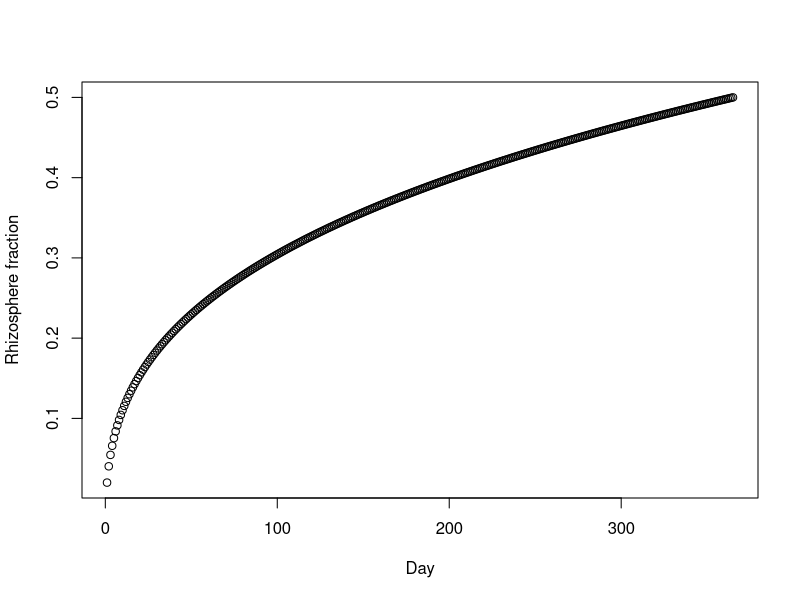
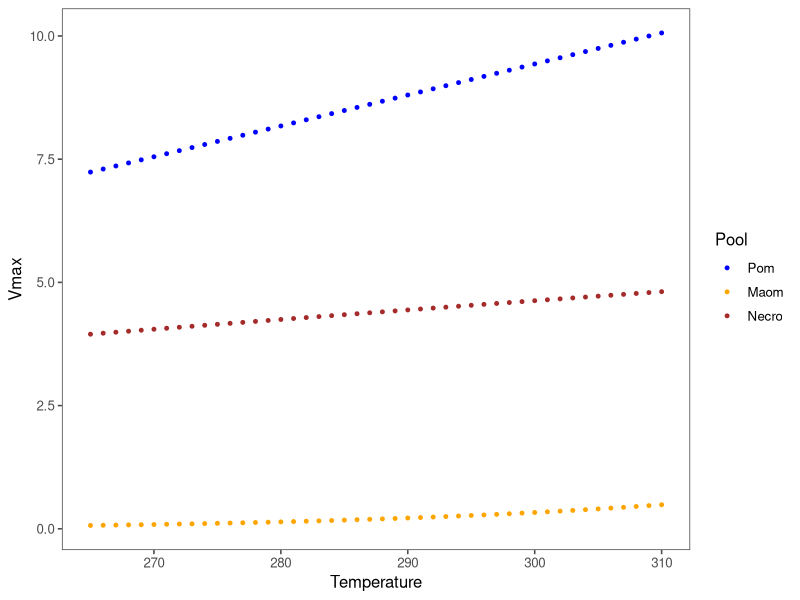
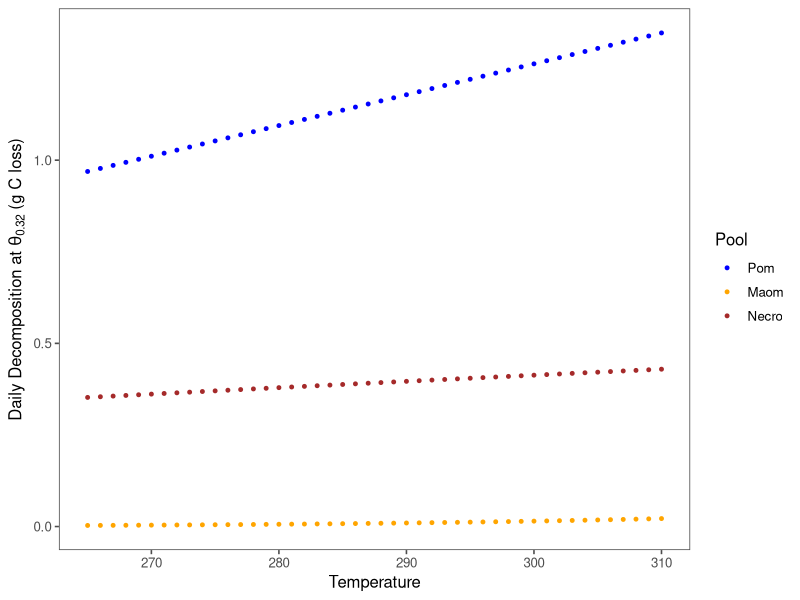
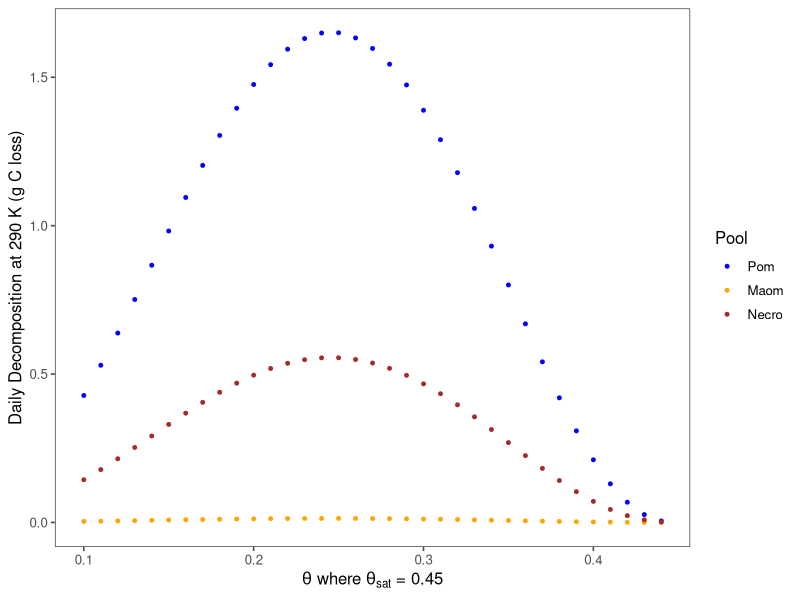
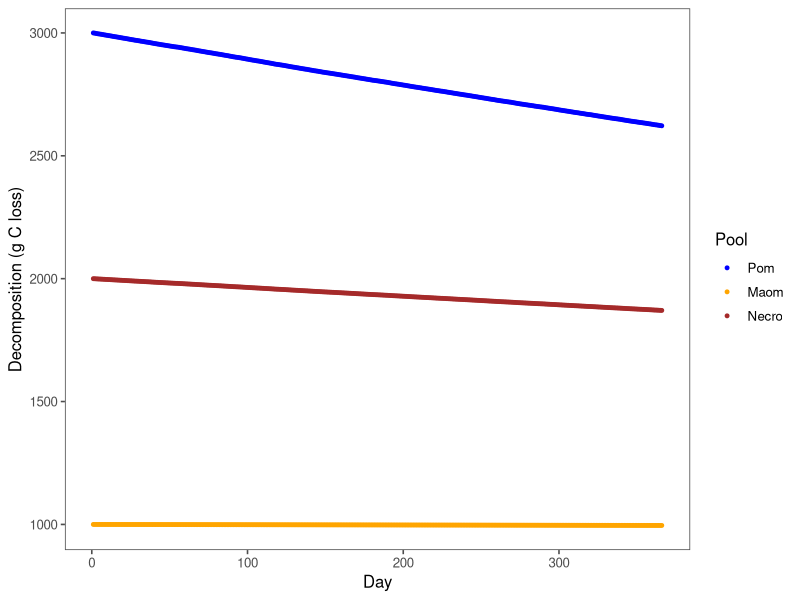
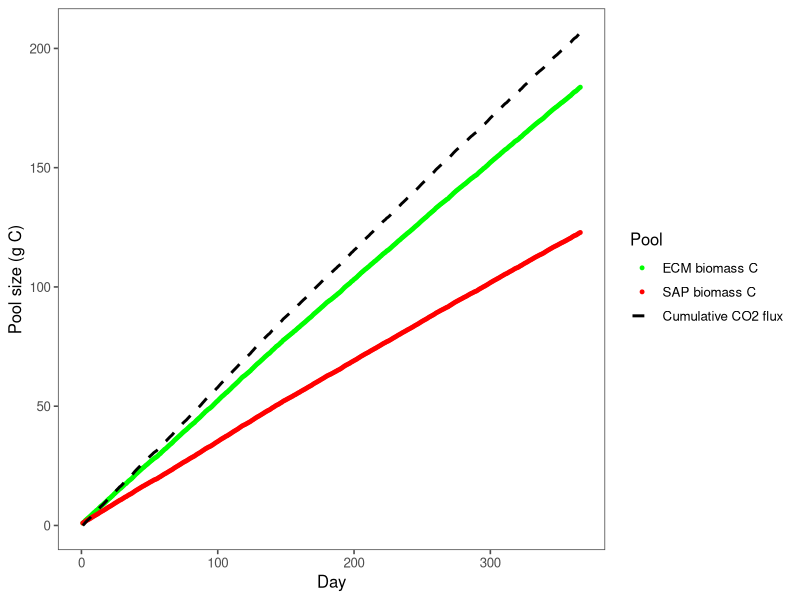

Write R code to recreate these figures, in order.
## ---- chunk 1

# load packages and set random seed
packages <- c("ggplot2", "ggthemes", "scales")
#lapply(packages, install.packages, character.only = TRUE)
lapply(packages, library, character.only = TRUE)
set.seed(35)
## ---- chunk 2

# initial C pool sizes - p = pom, m = maom, n = necromass
cpools <- data.frame(
                    "bulkpc" = 3,        # bulk C pool size
                    "bulkmc" = 1,        # 
                    "bulknc" = 2,        #
                    "ecmmbc" = 0.001,    # ECM microbial biomass C pool size
                    "sapmbc" = 0.001,    # SAP microbial biomass C pool size
                    "cumco2" = 0         # cumulative CO2 flux
)
  
# daily temperature (temp) and vwc (theta)
dat <- data.frame(
                  "day"  = c(1:365),
                  "temp" = rnorm(365, 296.10, 0.2), 
                  "theta"= rnorm(365, 0.33, 0.01)
)
head(dat)
## ---- chunk 3

# set parameters
theta <- 0.32                          # volumetric water content (vwc)
thetasat <- 0.45                       # vwc at field capacity
minrhiz <- 0.02                        # min fraction of soil that is rhizosphere
maxrhiz <- 0.5                         # max fraction of soil that is rhizosphere
startday <- 1                          # day to start
endday <- 365                          # day to end
yrtoday <- 1/365                       # conversion factor for year to daily step
chem_types <- c('Pom','Maom','Necro')  # pool names
params <- data.frame(
                    "Vmaxref_Pom" = 9.0,              # relative max decomp rate
                    "Vmaxref_Maom" = 0.25,            # ''
                    "Vmaxref_Necro"= 4.5,             # ''
                    "Ea_Pom" = 5e3,                   # enzyme affinity
                    "Ea_Maom" = 30e3,                 # ''
                    "Ea_Necro"= 3e3,                  # ''
                    "kC_Pom" = 0.01,                  # Michaelis constant
                    "kC_Maom" = 0.01,                 # ''
                    "kC_Necro"= 0.01,                 # ''
                    
                    "gas_diffusion_exp" = 0.6,        # not used
                    "minNecrobeC" = 1e-3,             # not used
                    "Tmic"= 0.25,                     # not used
                    "et" = 0.6,                       # not used
                    
                    "eup_Pom" = 0.6,                  # C uptake efficiency
                    "eup_Maom"= 0.1,                  # ''
                    "eup_Necro" = 0.6,                # ''
                    "ecm_advantage" = 0.6,            # competitive advangtage of ECM
                    
                    "frac_N_turnover_min" = 0.2,      # not used
                    "protection_rate_Pom" = 0.7,      # not used
                    "protection_rate_Maom" = 0.001,   # not used
                    "protection_rate_Necro" = 4.0,    # not used
                    "nup_Pom" = 0.3,                  # not used
                    "nup_Maom" = 0.3,                 # not used
                    "nup_Necro" = 0.3,                # not used
                    "CN_Necrobe" = 7,                 # not used
                    "max_immobilization_rate" = 3.65, # not used
                    "substrate_diffusion_exp" = 1.5,  # not used
                    "new_resp_units" = TRUE,          # not used
                    "iN_loss_rate" = 5.0,             # not used
                    "frac_turnover_Maom" = 0.2        # not used
)
# replaced the following parameter after "eup_Necro":
#"tProtected" = 100.0,

params[,1:5]
## ---- chunk 4

# rhizosphere fraction of potted plant - function of day, scaled to min and max rhizosphere size
rhizfrac <- function(x) {
  expo <- 1/3
  frng <- c(startday ^ expo, endday ^ expo)
  rhizfrac <- x ^ expo 
  rhizfrac <- rescale(rhizfrac, to = c(minrhiz, maxrhiz), from = frng)
  return(rhizfrac)
}

# plot rhizosphere function
plot(rhizfrac(day) ~ day, data = dat, ylab = "Rhizosphere fraction", xlab = "Day")
## ---- chunk 5

# Vmax - function of temperature, the universal gas constant (J/mol.K), vmaxref, and affinity
Vmax <- function (T, params, Tref=293.15, Rugas=8.314472) {
  Vmax <- data.frame(
                    params[paste('Vmaxref_', chem_types, sep = '')] * 
                    exp(-params[paste('Ea_', chem_types, sep = '')] * (1.0 / (Rugas * T) - 1.0 / (Rugas * Tref)))
                    )
  names(Vmax) <- chem_types
  return(Vmax)
}

# calculate Vmax for a span of temperatures
t <- c(265:310)
vm <- data.frame(Pom = rep(0, length(t)), Maom = rep(0, length(t)), Necro = rep(0, length(t)))
for (i in 1:length(t)) {
  vm[i,] <- Vmax(t[i], params)[1,]
}
vm <- cbind(t, vm)

# plot vmax ~ temperature
vp <- ggplot(data = vm) +
      geom_point(aes(x = t, y = Pom, color = "blue"),
            alpha = 1,
            size = 1) +
      geom_point( aes(x = t, y = Maom, color = "orange"),
            alpha = 1,
            size = 1) +
      geom_point(aes(x = t, y = Necro, color = "brown"),
            alpha = 1,
            size = 1) +
     labs(y = "Vmax",
          x = "Temperature")+
     scale_color_identity(name = "Pool",
                          breaks = c("blue", "orange", "brown"),
                          labels = c("Pom", "Maom", "Necro"),
                          guide = "legend")
vp + theme_few()
## ---- chunk 6

# decomposition rate - function of Vmax, theta, thetasat, C pool size, mic. biomass, and year to day scalar
decomp <- function(T, theta, thetasat, cpools, params, yrtoday, Tref=293.15, Rugas=8.314472) {
   # Vmax * (theta scalar * c pools scaled by mic. biomass C) * annual to daily scalar
    (
      params[paste('Vmaxref_', chem_types, sep = '')] * 
      exp(-params[paste('Ea_', chem_types, sep = '')] * 
      (1.0 / (Rugas * T) - 1.0 / (Rugas * Tref)))
    ) * 
    (
    ((theta / thetasat) ^ 3) * ((1 - (theta / thetasat)) ^ 2.5) * 
      (cpools[, 1:3] * (((cpools[, 4] + cpools[, 5]) / cpools[, 1:3]) / ((cpools[, 4] + cpools[, 5]) / cpools[, 1:3]) + params[,7:9]))
    ) *
    yrtoday
}

# calculate decomp for a span temperatures
vm2 <- (vm[,1])
dec <- data.frame(
                  bulkpc= rep(0, length(vm2)), 
                  bulkmc = rep(0, length(vm2)), 
                  bulknc = rep(0, length(vm2))
                  )
for (i in 1:length(vm[,1])) {
  dec[i,] <- decomp(vm2[i],theta, thetasat, cpools, params, yrtoday, Tref=293.15, Rugas=8.314472)
}
dec <- cbind(vm$t, dec)
colnames(dec)[1] <- "t"

# plot decomp ~ temperature
dp <- ggplot(data = dec) +
      geom_point(aes(x = t, y = bulkpc * 1000, color = "blue"),
            alpha = 1,
            size = 1) +
      geom_point(aes(x = t, y = bulkmc * 1000, color = "orange"),
            alpha = 1,
            size = 1) +
       geom_point(aes(x = t, y = bulknc * 1000, color = "brown"),
            alpha = 1,
            size = 1) +
     labs(y = expression(paste("Daily Decomposition at ", 
                    theta[0.32],
                    " (g C loss)", sep = "")),
          x = "Temperature")+
     scale_color_identity(name = "Pool",
                          breaks = c("blue", "orange", "brown"),
                          labels = c("Pom", "Maom", "Necro"),
                          guide = "legend")
dp + theme_few()

# calcuate decomp ~ theta
th <- seq(0.1, 0.55, 0.01)
t <- rep(290, length(th))
decth <- data.frame(
                  bulkpc= rep(0, length(th)), 
                  bulkmc = rep(0, length(th)), 
                  bulknc = rep(0, length(th))
                  )
for (i in 1:length(th)) {
  decth[i,] <- decomp(t[i],th[i], thetasat, cpools, params, yrtoday, Tref=293.15, Rugas=8.314472)
}
decth <- cbind(th, decth)

# plots decomp ~ theta
dt <- ggplot(data = decth[1:35,]) +
      geom_point(aes(x = th, y = bulkpc * 1000, color = "blue"),
            alpha = 1,
            size = 1) +
      geom_point(aes(x = th, y = bulkmc * 1000, color = "orange"),
            alpha = 1,
            size = 1) +
       geom_point(aes(x = th, y = bulknc * 1000, color = "brown"),
            alpha = 1,
            size = 1) +
     labs(y = "Daily Decomposition at 290 K (g C loss)",
          x = expression(paste(theta, " where ", theta[sat], " = 0.45", sep = "")))+
     scale_color_identity(name = "Pool",
                          breaks = c("blue", "orange", "brown"),
                          labels = c("Pom", "Maom", "Necro"),
                          guide = "legend")
dt + theme_few()
## ---- chunk 7

# model loop
modcpools <- data.frame("bulkpc" = rep(0, length(dat[,1])), 
                        "bulkmc" = rep(0, length(dat[,1])),
                        "bulknc" = rep(0, length(dat[,1])),
                        "ecmmbc" = rep(0, length(dat[,1])),
                        "sapmbc" = rep(0, length(dat[,1])),
                        "cumco2" = rep(0, length(dat[,1]))
                        )
modcpools[1,] <- cpools[1,]
for (i in 1:length(dat[,1])) {
  # calculate overall decomp
  deco <- decomp(dat$temp[i], dat$theta[i], thetasat, 
                 modcpools[i,], params, yrtoday, Tref=293.15, Rugas=8.314472)
  
  # calculate soil pool size
  modcpools[i+1, 1:3] <- modcpools[i, 1:3] - deco
  
  # calculate microbial uptake
  puptk <- deco[,1] * params$eup_Pom
  muptk <- deco[,2] * params$eup_Maom
  nuptk <- deco[,3] * params$eup_Necro
  tuptk <- sum(puptk, muptk, nuptk)
  modcpools$ecmmbc[i+1] <- modcpools$ecmmbc[i] + (tuptk * params$ecm_advantage)
  modcpools$sapmbc[i+1] <- modcpools$sapmbc[i] + (tuptk * (1-params$ecm_advantage))
   
  # calculate cumulative CO2 flux
  modcpools$cumco2[i+1] <- modcpools$cumco2[i] + (sum(deco) - tuptk)
}
modcpools <- cbind(1:366, modcpools)
colnames(modcpools)[1] <- "day"
## ---- chunk 8

# plot model results for soil pools
dt <- ggplot(data = modcpools) +
      geom_point(aes(x = day, y = bulkpc * 1000, color = "blue"),
            alpha = 1,
            size = 1) +
      geom_point(aes(x = day, y = bulkmc * 1000, color = "orange"),
            alpha = 1,
            size = 1) +
       geom_point(aes(x = day, y = bulknc * 1000, color = "brown"),
            alpha = 1,
            size = 1) +
     labs(y = "Decomposition (g C loss)",
          x = "Day")+
     scale_color_identity(name = "Pool",
                          breaks = c("blue", "orange", "brown"),
                          labels = c("Pom", "Maom", "Necro"),
                          guide = "legend")
dt + theme_few()

# plot model results for microbe pools and co2
dt <- ggplot(data = modcpools) +
      geom_point(aes(x = day, y = ecmmbc * 1000, color = "green"),
            alpha = 1,
            size = 1) +
      geom_point(aes(x = day, y = sapmbc * 1000, color = "red"),
            alpha = 1,
            size = 1) +
       geom_line(aes(x = day, y = cumco2 * 1000, color = "black"),
            alpha = 1,
            size = 1,
            linetype = "dashed") +
     labs(y = "Pool size (g C)",
          x = "Day")+
     scale_color_identity(name = "Pool",
                          breaks = c("green", "red", "black"),
                          labels = c("ECM biomass C", "SAP biomass C", "Cumulative CO2 flux"),
                          guide = "legend")
dt + theme_few()

